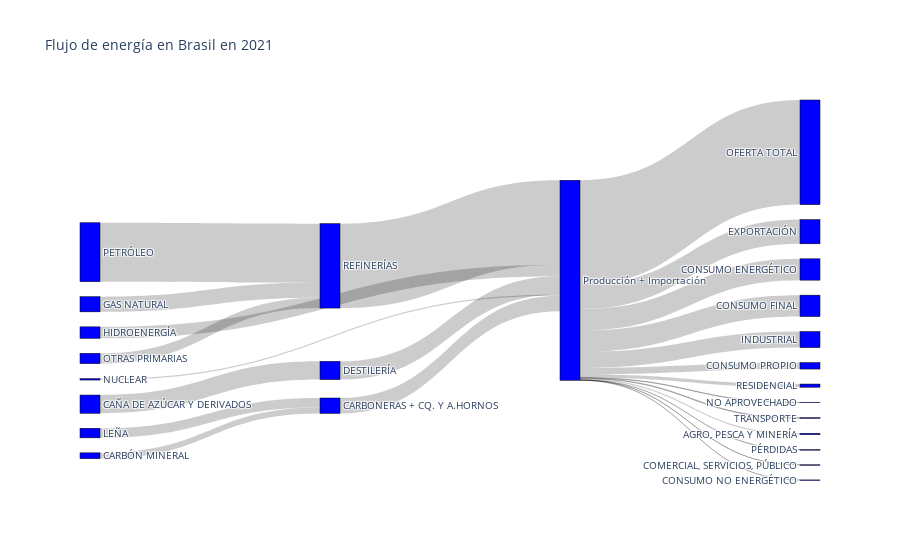

The notebook cell saved with this chart:
### Code cell
import plotly.graph_objects as go
import numpy as np

# Fuentes de energía (columnas "O.T. ...")
fuentes = ["PETRÓLEO", "GAS NATURAL", 
           "CARBÓN MINERAL", "HIDROENERGÍA", "NUCLEAR",
           "OTRAS PRIMARIAS", "LEÑA", "CAÑA DE AZÚCAR Y DERIVADOS"]

# Sectores de consumo (valores únicos en la columna "Consumo Final")
sectores = df_matriz["Consumo Final"].unique()

# Crear listas para guardar los datos del diagrama de Sankey
labels = list(fuentes) + ['REFINERÍAS', 'DESTILERÍA', 'CARBONERAS + CQ. Y A.HORNOS', 'Producción + Importación'] + list(sectores)
source = []  # índices de las fuentes
target = []  # índices de los destinos
value = []  # valores de los flujos

# Fuentes que pasan por 'Refinerías', 'Destilerías' y 'Carboneras + Cq. y A.Hornos'
REFINERÍAS = ["PETRÓLEO", "GAS NATURAL", "OTRAS PRIMARIAS"]
DESTILERÍA = ["CAÑA DE AZÚCAR Y DERIVADOS", "OTRAS PRIMARIAS"]
CARBONERAS_CQ_AH = ["LEÑA", "CARBÓN MINERAL"]

# Llenar las listas source, target y value para los nodos de las fuentes a 'Refinerías', 'Destilerías', 'Carboneras + Cq. y A.Hornos' o 'Producción + Importación'
for i, fuente in enumerate(fuentes):
    valor = df_matriz.loc[(df_matriz["Consumo Final"] == "PRODUCCIÓN") | (df_matriz["Consumo Final"] == "IMPORTACIÓN"), fuente].sum()
    if not np.isnan(valor):  # ignorar los valores NaN
        source.append(i)
        if fuente in REFINERÍAS:
            target.append(len(fuentes))  # el índice del nodo de 'Refinerías'
        elif fuente in DESTILERÍA:
            target.append(len(fuentes) + 1)  # el índice del nodo de 'Destilerías'
        elif fuente in CARBONERAS_CQ_AH:
            target.append(len(fuentes) + 2)  # el índice del nodo de 'Carboneras + Cq. y A.Hornos'
        else:
            target.append(len(fuentes) + 3)  # el índice del nodo de 'Producción + Importación'
        value.append(valor)

# Llenar las listas source, target y value para los nodos de 'Refinerías', 'Destilerías' y 'Carboneras + Cq. y A.Hornos' a 'Producción + Importación'
for i, nodo_intermedio in enumerate(['REFINERÍAS', 'DESTILERÍA', 'CARBONERAS + CQ. Y A.HORNOS'], start=len(fuentes)):
    valor = sum(value[j] for j in range(len(source)) if target[j] == i)
    if not np.isnan(valor):  # ignorar los valores NaN
        source.append(i)
        target.append(len(fuentes) + 3)  # el índice del nodo de 'Producción + Importación'
        value.append(valor)

# Llenar las listas source, target y value para los nodos de 'Producción + Importación' a los sectores
for j, sector in enumerate(sectores):
    if sector not in ['PRODUCCIÓN', 'IMPORTACIÓN']:  # ignorar las filas de 'Producción' e 'Importación'
        valor = df_matriz.loc[df_matriz["Consumo Final"] == sector, fuentes].sum().sum()  # sumar todos los valores para este sector
        if not np.isnan(valor):  # ignorar los valores NaN
            source.append(len(fuentes) + 3)  # el índice del nodo de 'Producción + Importación'
            target.append(len(fuentes) + j + 4)  # los índices de los destinos empiezan después del índice de 'Producción + Importación'
            value.append(valor)

# Crear el diagrama de Sankey
fig = go.Figure(data=[go.Sankey(
    node = dict(
        pad = 15,
        thickness = 20,
        line = dict(color = "black", width = 0.5),
        label = labels,
        color = "blue"
    ),
    link = dict(
        source = source,
        target = target,
        value = value
    )
)])

fig.update_layout(title_text="Flujo de energía en Brasil en 2021", font_size=10)
fig.show()

### Figure 1 — Plotly figure (JSON) as saved in the notebook; plotly's stock layout.template omitted (floating-point values rounded to 4 significant figures)
{"data": [{"link": {"source": [0, 1, 2, 3, 4, 5, 6, 7, 8, 9, 10, 11, 11, 11, 11, 11, 11, 11, 11, 11, 11, 11, 11, 11, 11, 11, 11, 11, 11, 11, 11, 11, 11, 11, 11, 11, 11], "target": [8, 8, 10, 11, 11, 8, 10, 9, 11, 11, 11, 12, 15, 16, 17, 18, 19, 20, 21, 22, 23, 24, 25, 26, 27, 28, 29, 30, 31, 32, 33, 34, 35, 36, 37, 38, 39], "value": [160100.0, 41170.0, 15850.0, 31130.0, 3836.0, 28040.0, 26020.0, 49470.0, 229300.0, 49470.0, 41870.0, 0, 65720.0, -4539.0, 1218.0, 284100.0, -92550.0, -58190.0, -17700.0, -2584.0, -7346.0, -7850.0, -15540.0, -6324.0, -208100.0, 17590.0, 259.4, -0.1857, 1903.0, 43490.0, 8594.0, 395.7, 3557.0, 0, 57940.0, 215.9, 58160.0]}, "node": {"color": "blue", "label": ["PETRÓLEO", "GAS NATURAL", "CARBÓN MINERAL", "HIDROENERGÍA", "NUCLEAR", "OTRAS PRIMARIAS", "LEÑA", "CAÑA DE AZÚCAR Y DERIVADOS", "REFINERÍAS", "DESTILERÍA", "CARBONERAS + CQ. Y A.HORNOS", "Producción + Importación", null, "PRODUCCIÓN", "IMPORTACIÓN", "EXPORTACIÓN", "VARIACIÓN DE INVENTARIOS", "NO APROVECHADO", "OFERTA TOTAL", "REFINERÍAS", "CENTRALES ELÉCTRICAS", "AUTOPRODUCTORES", "CENTROS DE GAS", "CARBONERA", "COQUERÍA Y ALTOS HORNOS", "DESTILERÍA", "OTROS CENTROS ", "TOTAL TRANSFORMACIÓN", "CONSUMO PROPIO", "PÉRDIDAS", "AJUSTE", "TRANSPORTE", "INDUSTRIAL", "RESIDENCIAL", "COMERCIAL, SERVICIOS, PÚBLICO", "AGRO, PESCA Y MINERÍA", "CONSTRUCCIÓN Y OTROS", "CONSUMO ENERGÉTICO", "CONSUMO NO ENERGÉTICO", "CONSUMO FINAL"], "line": {"color": "black", "width": 0.5}, "pad": 15, "thickness": 20}, "type": "sankey"}], "layout": {"font": {"size": 10}, "title": {"text": "Flujo de energía en Brasil en 2021"}}}
